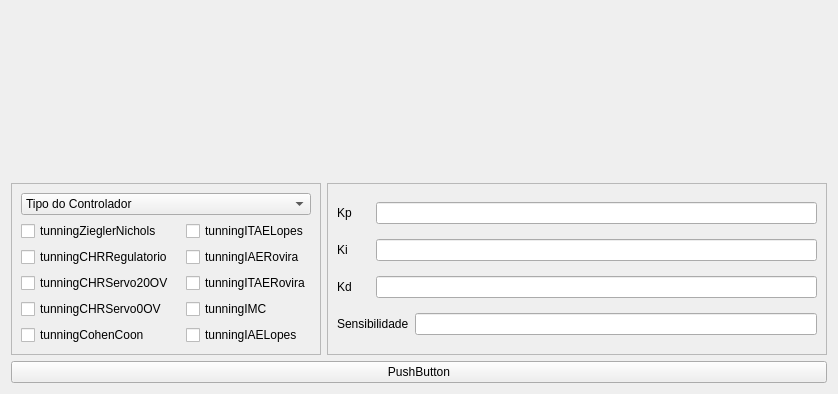
<?xml version="1.0" encoding="UTF-8"?>
<ui version="4.0">
 <class>simulator</class>
 <widget class="QWidget" name="simulator">
  <property name="geometry">
   <rect>
    <x>0</x>
    <y>0</y>
    <width>838</width>
    <height>394</height>
   </rect>
  </property>
  <property name="windowTitle">
   <string>Form</string>
  </property>
  <layout class="QGridLayout" name="gridLayout_3">
   <item row="0" column="0" colspan="2">
    <widget class="QWidget" name="widget" native="true"/>
   </item>
   <item row="1" column="0">
    <widget class="QFrame" name="frame_2">
     <property name="frameShape">
      <enum>QFrame::StyledPanel</enum>
     </property>
     <property name="frameShadow">
      <enum>QFrame::Raised</enum>
     </property>
     <layout class="QGridLayout" name="gridLayout">
      <item row="3" column="2">
       <widget class="QCheckBox" name="tunningIAERovira">
        <property name="text">
         <string>tunningIAERovira</string>
        </property>
       </widget>
      </item>
      <item row="2" column="2">
       <widget class="QCheckBox" name="tunningITAELopes">
        <property name="text">
         <string>tunningITAELopes</string>
        </property>
       </widget>
      </item>
      <item row="8" column="2">
       <widget class="QCheckBox" name="tunningIAELopes">
        <property name="text">
         <string>tunningIAELopes</string>
        </property>
       </widget>
      </item>
      <item row="8" column="0">
       <widget class="QCheckBox" name="tunningCohenCoon">
        <property name="text">
         <string>tunningCohenCoon</string>
        </property>
       </widget>
      </item>
      <item row="4" column="2">
       <widget class="QCheckBox" name="tunningITAERovira">
        <property name="text">
         <string>tunningITAERovira</string>
        </property>
       </widget>
      </item>
      <item row="0" column="0" colspan="3">
       <widget class="QComboBox" name="comboBox">
        <item>
         <property name="text">
          <string>Tipo do Controlador</string>
         </property>
        </item>
        <item>
         <property name="text">
          <string>P</string>
         </property>
        </item>
        <item>
         <property name="text">
          <string>PI</string>
         </property>
        </item>
        <item>
         <property name="text">
          <string>PID</string>
         </property>
        </item>
       </widget>
      </item>
      <item row="4" column="0">
       <widget class="QCheckBox" name="tunningCHRServo20OV">
        <property name="text">
         <string>tunningCHRServo20OV</string>
        </property>
       </widget>
      </item>
      <item row="2" column="0">
       <widget class="QCheckBox" name="tunningZieglerNichols">
        <property name="text">
         <string>tunningZieglerNichols</string>
        </property>
        <property name="checked">
         <bool>false</bool>
        </property>
       </widget>
      </item>
      <item row="3" column="0">
       <widget class="QCheckBox" name="tunningCHRRegulatorio">
        <property name="text">
         <string>tunningCHRRegulatorio</string>
        </property>
       </widget>
      </item>
      <item row="5" column="0">
       <widget class="QCheckBox" name="tunningCHRServo0OV">
        <property name="text">
         <string>tunningCHRServo0OV</string>
        </property>
       </widget>
      </item>
      <item row="5" column="2">
       <widget class="QCheckBox" name="tunningIMC">
        <property name="text">
         <string>tunningIMC</string>
        </property>
       </widget>
      </item>
     </layout>
    </widget>
   </item>
   <item row="1" column="1">
    <widget class="QFrame" name="frame">
     <property name="frameShape">
      <enum>QFrame::StyledPanel</enum>
     </property>
     <property name="frameShadow">
      <enum>QFrame::Raised</enum>
     </property>
     <layout class="QGridLayout" name="gridLayout_2">
      <item row="0" column="0">
       <widget class="QLabel" name="kpt">
        <property name="text">
         <string>Kp</string>
        </property>
       </widget>
      </item>
      <item row="0" column="1" colspan="2">
       <widget class="QLineEdit" name="kp"/>
      </item>
      <item row="1" column="0">
       <widget class="QLabel" name="kit">
        <property name="text">
         <string>Ki</string>
        </property>
       </widget>
      </item>
      <item row="1" column="1" colspan="2">
       <widget class="QLineEdit" name="ki"/>
      </item>
      <item row="2" column="0">
       <widget class="QLabel" name="kdt">
        <property name="text">
         <string>Kd</string>
        </property>
       </widget>
      </item>
      <item row="2" column="1" colspan="2">
       <widget class="QLineEdit" name="kd"/>
      </item>
      <item row="3" column="0" colspan="2">
       <widget class="QLabel" name="label_4">
        <property name="text">
         <string>Sensibilidade</string>
        </property>
       </widget>
      </item>
      <item row="3" column="2">
       <widget class="QLineEdit" name="sens"/>
      </item>
     </layout>
    </widget>
   </item>
   <item row="2" column="0" colspan="2">
    <widget class="QPushButton" name="pushButton">
     <property name="text">
      <string>PushButton</string>
     </property>
    </widget>
   </item>
  </layout>
 </widget>
 <resources/>
 <connections/>
</ui>
